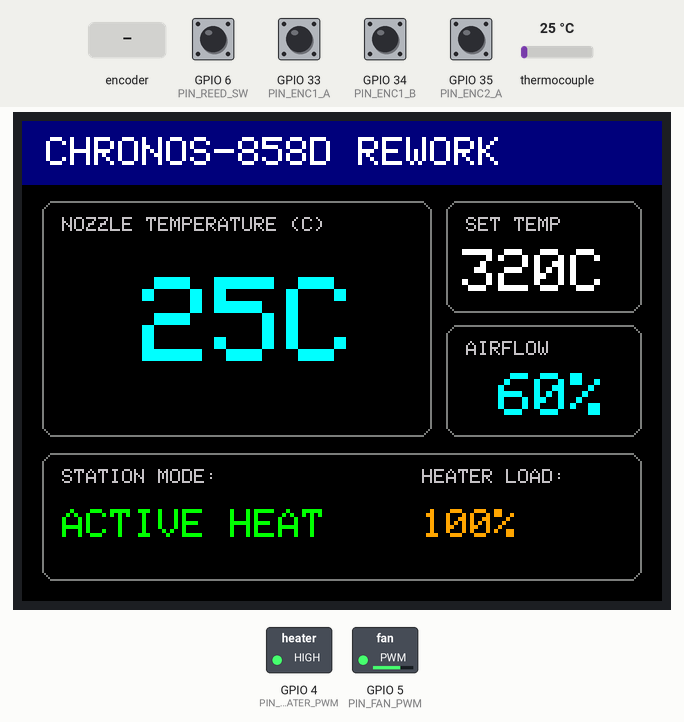
Simulated run of this sketch. Board: ESP32. On the bench: 320×240 colour display, switched loads named in the sketch (green lamp = pin HIGH). Wiring (inferred from the names in the program): MAX6675 thermocouple converter: CS GPIO 10. Inputs (shaded band) come from the test bench; at power-on: GPIO 6 (PIN_REED_SW), GPIO 33 (PIN_ENC1_A), GPIO 34 (PIN_ENC1_B), GPIO 35 (PIN_ENC2_A) HIGH, thermocouple 25 °C. Pins used as bus, display or sensor lines are not drawn.

Above: at 1.4 s.
1.5 s: thermocouple set to 75 °C
At 2.9 s:
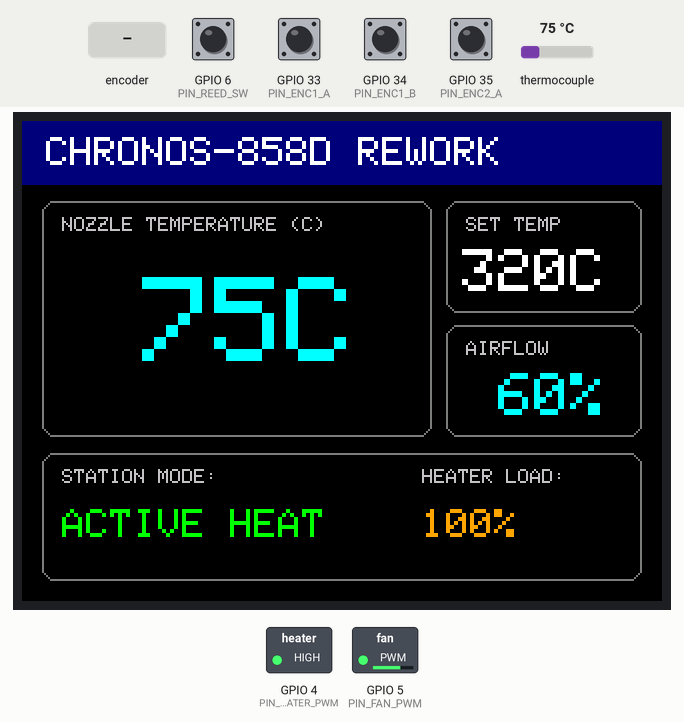
3.2 s: thermocouple set to 84 °C
At 4.6 s:
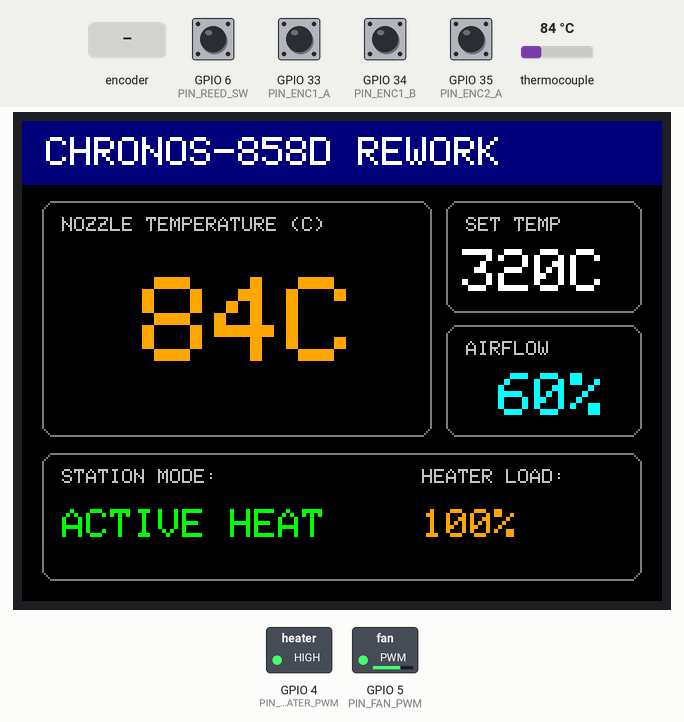
4.9 s: GPIO 6 (PIN_REED_SW) pulled LOW for 1 s
At 5.5 s:
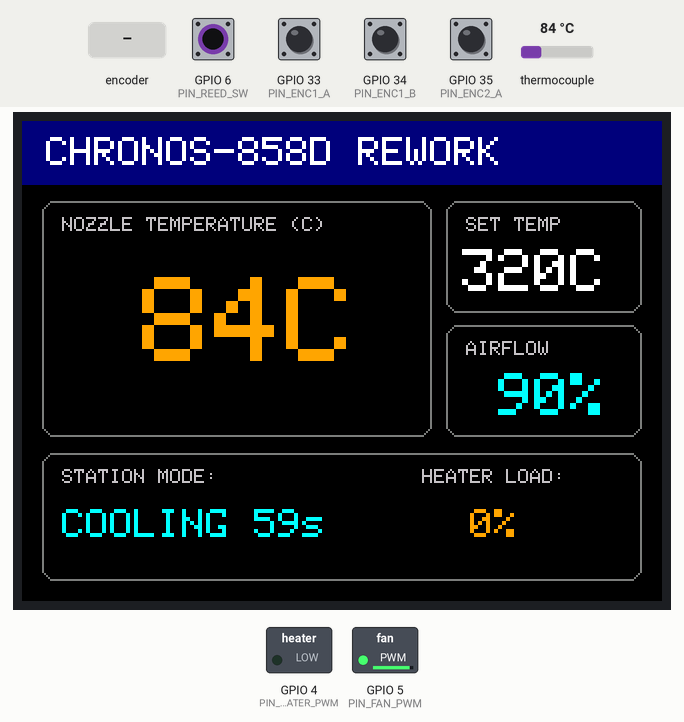
7.6 s: GPIO 6 (PIN_REED_SW) pulled LOW for 3.2 s
At 7.84 s:
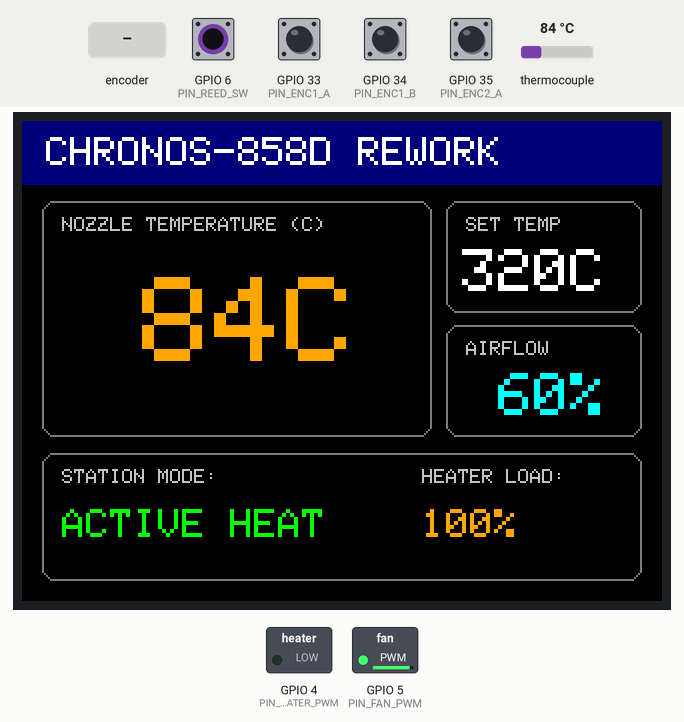
12.5 s: rotary encoder on GPIO 33 (PIN_ENC1_A) / GPIO 34 (PIN_ENC1_B) turned 2 steps (second pin leading)
At 13.7 s:
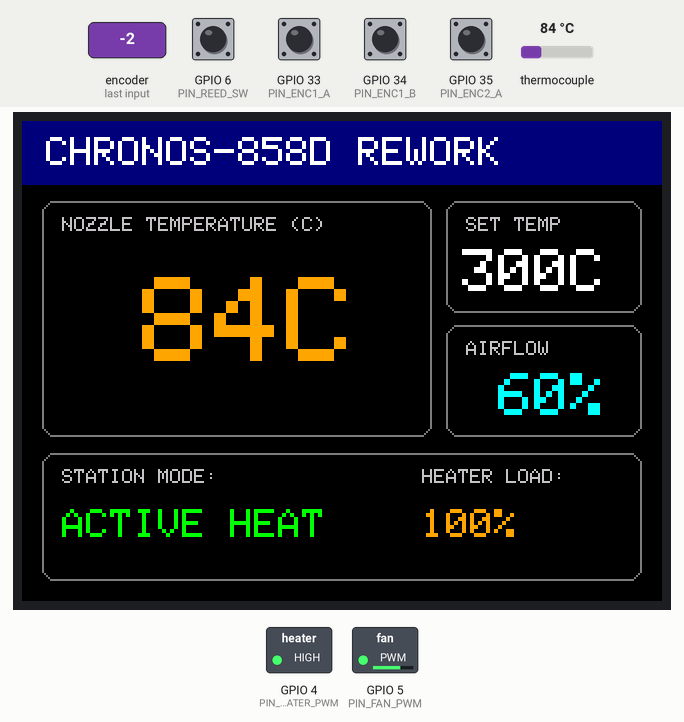
14.4 s: thermocouple set to 294 °C
At 15.04 s:
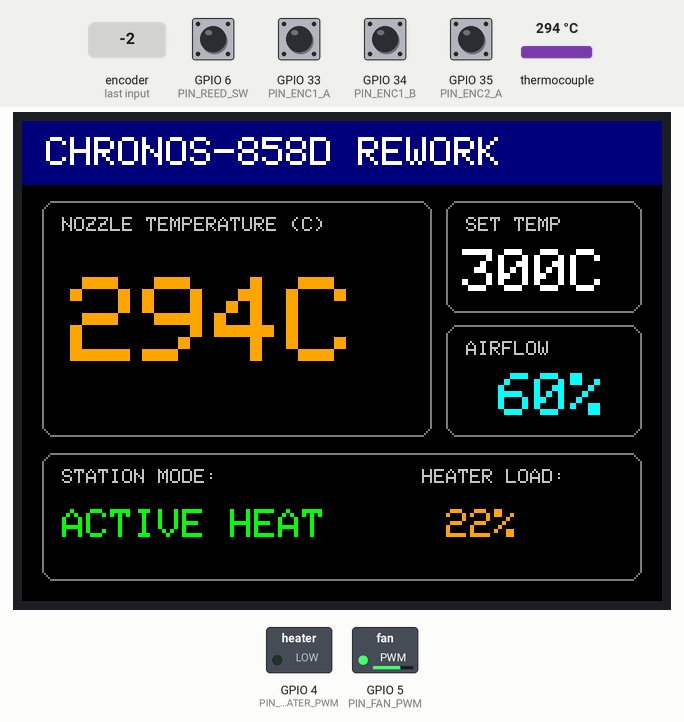
Timing chart, 0 to 17.8 s (numbered marks = the images above; inputs shaded):
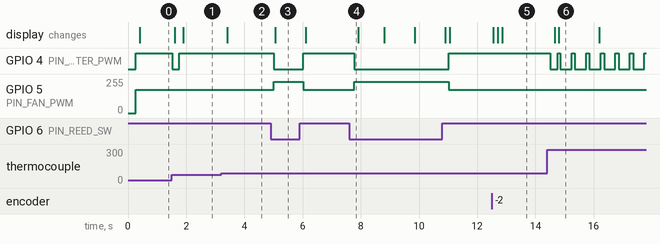

Measured:
- the behaviour switches between 80 and 81 °C on thermocouple (found by bisection; images 1 and 2)
- after the input at 1.5 s, GPIO 4 (PIN_HEATER_PWM): HIGH → LOW at once, → HIGH 0.25 s later; the display: first changes after 0.11 s (image 1 shows a later state)
- after the input at 3.2 s, the display: changes after 0.21 s (image 2)
- after the input at 4.9 s, GPIO 4 (PIN_HEATER_PWM): HIGH → LOW after 0.12 s, → HIGH 1.0 s later; GPIO 5 (PIN_FAN_PWM): 173/255 → 233/255 after 0.12 s, → 173/255 1.0 s later; the display: changes after 0.16 s (image 3)
- after the input at 7.6 s, GPIO 4 (PIN_HEATER_PWM): HIGH → LOW after 0.17 s, → HIGH 3.3 s later; GPIO 5 (PIN_FAN_PWM): 173/255 → 233/255 after 0.17 s, → 173/255 3.3 s later
- after the input at 12.5 s, the display: first changes after 0.06 s (image 5 shows a later state)
- after the input at 14.4 s, GPIO 4 (PIN_HEATER_PWM): HIGH → LOW after 0.12 s, then repeats every 0.48 s: HIGH 0.09 s, LOW 0.39 s; the display: first changes after 0.26 s (image 6 shows a later state)

The sketch:

firmware.ino
```cpp
#include <Arduino.h>
#include <SPI.h>
#include <Adafruit_GFX.h>
#include <Adafruit_ILI9341.h>

#define PIN_HEATER_PWM    4
#define PIN_FAN_PWM       5
#define PIN_REED_SW       6

#define PIN_DISP_DC       8
#define PIN_DISP_CS       9
#define PIN_TC_CS         10
#define PIN_SPI_MOSI      11
#define PIN_SPI_SCK       12
#define PIN_SPI_MISO      13
#define PIN_DISP_RST      18

#define PIN_ENC1_A        33
#define PIN_ENC1_B        34
#define PIN_ENC2_A        35
#define PIN_ENC2_B        36

#define TEMP_MIN_C            100
#define TEMP_MAX_C            480
#define TEMP_OVERHEAT_LIMIT_C 510
#define TEMP_SAFE_SLEEP_C     50
#define TEMP_STEP_C           5

#define FAN_MIN_PCT           25
#define FAN_MAX_PCT           100
#define FAN_COOLDOWN_PCT      90
#define FAN_STEP_PCT          5

#define COOLDOWN_DURATION_MS  60000UL
#define TC_READ_INTERVAL_MS   250UL
#define UI_REFRESH_INTERVAL   150UL
#define PID_WINDOW_MS         500UL

float Kp = 18.0f;
float Ki = 0.45f;
float Kd = 45.0f;

enum StationState {
  STATE_ACTIVE_HEATING = 0,
  STATE_COOLDOWN       = 1,
  STATE_STANDBY_SLEEP  = 2,
  STATE_SENSOR_FAULT   = 3
};

StationState currentState = STATE_STANDBY_SLEEP;
StationState lastDrawnState = (StationState)99;

volatile int targetTempC = 320;
volatile int targetFanPct = 60;

float actualTempC = 25.0f;
bool sensorFault = false;

float pidIntegral = 0.0f;
float prevError = 0.0f;
float heaterDutyWindowMs = 0.0f;
unsigned long windowStartTime = 0;

unsigned long lastTcReadTime = 0;
unsigned long lastUiRefreshTime = 0;
unsigned long cooldownStartTime = 0;
bool cooldownTimerRunning = false;

int lastDrawnActualTemp  = -999;
int lastDrawnTargetTemp  = -999;
int lastDrawnFanPct      = -999;
int lastDrawnCooldownSec = -999;
int lastDrawnHeaterPct   = -999;

volatile uint8_t enc1LastState = 0;
volatile uint8_t enc2LastState = 0;
volatile unsigned long enc1LastUs = 0;
volatile unsigned long enc2LastUs = 0;

Adafruit_ILI9341 tft = Adafruit_ILI9341(&SPI, PIN_DISP_DC, PIN_DISP_CS, PIN_DISP_RST);

#define FAN_PWM_FREQ_HZ  25000
#define FAN_PWM_RES_BITS 8

void initFanPWM() {
#if ESP_ARDUINO_VERSION >= ESP_ARDUINO_VERSION_VAL(3, 0, 0)
  ledcAttach(PIN_FAN_PWM, FAN_PWM_FREQ_HZ, FAN_PWM_RES_BITS);
#else
  ledcSetup(0, FAN_PWM_FREQ_HZ, FAN_PWM_RES_BITS);
  ledcAttachPin(PIN_FAN_PWM, 0);
#endif
}

void setFanSpeedPercent(int pct) {
  pct = constrain(pct, 0, 100);
  uint32_t duty = (pct == 0) ? 0 : map(pct, 1, 100, 55, 255);
#if ESP_ARDUINO_VERSION >= ESP_ARDUINO_VERSION_VAL(3, 0, 0)
  ledcWrite(PIN_FAN_PWM, duty);
#else
  ledcWrite(0, duty);
#endif
}

void IRAM_ATTR isrEncoderTemp() {
  unsigned long nowUs = micros();
  if (nowUs - enc1LastUs < 1500) return;
  uint8_t a = digitalRead(PIN_ENC1_A);
  uint8_t b = digitalRead(PIN_ENC1_B);
  if (a != enc1LastState) {
    if (b != a) {
      targetTempC = min(targetTempC + TEMP_STEP_C, TEMP_MAX_C);
    } else {
      targetTempC = max(targetTempC - TEMP_STEP_C, TEMP_MIN_C);
    }
    enc1LastState = a;
    enc1LastUs = nowUs;
  }
}

void IRAM_ATTR isrEncoderFan() {
  unsigned long nowUs = micros();
  if (nowUs - enc2LastUs < 1500) return;
  uint8_t a = digitalRead(PIN_ENC2_A);
  uint8_t b = digitalRead(PIN_ENC2_B);
  if (a != enc2LastState) {
    if (b != a) {
      targetFanPct = min(targetFanPct + FAN_STEP_PCT, FAN_MAX_PCT);
    } else {
      targetFanPct = max(targetFanPct - FAN_STEP_PCT, FAN_MIN_PCT);
    }
    enc2LastState = a;
    enc2LastUs = nowUs;
  }
}

float readMAX6675HardwareSPI(bool &faultOut) {
  digitalWrite(PIN_DISP_CS, HIGH);
  SPI.beginTransaction(SPISettings(4000000, MSBFIRST, SPI_MODE0));
  digitalWrite(PIN_TC_CS, LOW);
  delayMicroseconds(2);
  uint16_t raw = SPI.transfer16(0x0000);
  digitalWrite(PIN_TC_CS, HIGH);
  SPI.endTransaction();

  if (raw & 0x0004) {
    faultOut = true;
    return NAN;
  }
  faultOut = false;
  raw >>= 3;
  return (float)raw * 0.25f;
}

void updatePID(float setpoint, float input, float dtSec) {
  float error = setpoint - input;

  if (abs(error) < 40.0f) {
    pidIntegral += (Ki * error * dtSec);
    pidIntegral = constrain(pidIntegral, 0.0f, (float)PID_WINDOW_MS * 0.7f);
  } else {
    pidIntegral = 0.0f;
  }

  float derivative = (error - prevError) / dtSec;
  prevError = error;

  float output = (Kp * error) + pidIntegral + (Kd * derivative);
  heaterDutyWindowMs = constrain(output, 0.0f, (float)PID_WINDOW_MS);
}

void runHeaterZeroCrossWindow() {
  if (currentState != STATE_ACTIVE_HEATING || sensorFault) {
    digitalWrite(PIN_HEATER_PWM, LOW);
    heaterDutyWindowMs = 0.0f;
    return;
  }

  unsigned long now = millis();
  if (now - windowStartTime >= PID_WINDOW_MS) {
    windowStartTime += PID_WINDOW_MS;
  }

  if ((now - windowStartTime) < (unsigned long)heaterDutyWindowMs) {
    digitalWrite(PIN_HEATER_PWM, HIGH);
  } else {
    digitalWrite(PIN_HEATER_PWM, LOW);
  }
}

void drawStaticLayout() {
  tft.fillScreen(ILI9341_BLACK);

  tft.fillRect(0, 0, 320, 32, ILI9341_NAVY);
  tft.setTextColor(ILI9341_WHITE);
  tft.setTextSize(2);
  tft.setCursor(12, 8);
  tft.print("CHRONOS-858D REWORK");

  tft.drawRoundRect(10, 40, 195, 118, 6, ILI9341_DARKGREY);
  tft.setTextColor(ILI9341_LIGHTGREY);
  tft.setTextSize(1);
  tft.setCursor(20, 48);
  tft.print("NOZZLE TEMPERATURE (C)");

  tft.drawRoundRect(212, 40, 98, 56, 6, ILI9341_DARKGREY);
  tft.setCursor(222, 48);
  tft.print("SET TEMP");

  tft.drawRoundRect(212, 102, 98, 56, 6, ILI9341_DARKGREY);
  tft.setCursor(222, 110);
  tft.print("AIRFLOW");

  tft.drawRoundRect(10, 166, 300, 64, 6, ILI9341_DARKGREY);
  tft.setCursor(20, 174);
  tft.print("STATION MODE:");
  tft.setCursor(200, 174);
  tft.print("HEATER LOAD:");
}

void updateDisplayUI() {
  int cooldownRemainingSec = 0;
  if (currentState == STATE_COOLDOWN && cooldownTimerRunning) {
    unsigned long elapsed = millis() - cooldownStartTime;
    if (elapsed < COOLDOWN_DURATION_MS) {
      cooldownRemainingSec = (COOLDOWN_DURATION_MS - elapsed) / 1000;
    }
  }

  if (currentState != lastDrawnState ||
      (currentState == STATE_COOLDOWN && cooldownRemainingSec != lastDrawnCooldownSec)) {
    tft.fillRect(18, 188, 175, 34, ILI9341_BLACK);
    tft.setTextSize(2);
    tft.setCursor(20, 194);

    switch (currentState) {
      case STATE_ACTIVE_HEATING:
        tft.setTextColor(ILI9341_GREEN);
        tft.print("ACTIVE HEAT");
        break;
      case STATE_COOLDOWN:
        tft.setTextColor(ILI9341_CYAN);
        tft.print("COOLING ");
        tft.print(cooldownRemainingSec);
        tft.print("s");
        break;
      case STATE_STANDBY_SLEEP:
        tft.setTextColor(ILI9341_YELLOW);
        tft.print("STANDBY");
        break;
      case STATE_SENSOR_FAULT:
        tft.setTextColor(ILI9341_RED);
        tft.print("TC FAULT!");
        break;
    }
    lastDrawnState = currentState;
    lastDrawnCooldownSec = cooldownRemainingSec;
  }

  int dispTemp = sensorFault ? -1 : (int)round(actualTempC);
  if (dispTemp != lastDrawnActualTemp) {
    tft.setTextSize(6);
    if (dispTemp < 0) {
      tft.setTextColor(ILI9341_RED, ILI9341_BLACK);
      tft.setCursor(24, 78);
      tft.print("ERR ");
    } else {
      uint16_t tempColor = (dispTemp > 80) ? ILI9341_ORANGE : ILI9341_CYAN;
      if (currentState == STATE_ACTIVE_HEATING && abs(dispTemp - targetTempC) <= 5) {
        tempColor = ILI9341_GREEN;
      }
      tft.setTextColor(tempColor, ILI9341_BLACK);
      tft.setCursor(24, 78);
      char buf[8];
      snprintf(buf, sizeof(buf), "%3dC", dispTemp);
      tft.print(buf);
    }
    lastDrawnActualTemp = dispTemp;
  }

  int setTempSnapshot = targetTempC;
  if (setTempSnapshot != lastDrawnTargetTemp) {
    tft.setTextSize(3);
    tft.setTextColor(ILI9341_WHITE, ILI9341_BLACK);
    tft.setCursor(220, 64);
    char buf[8];
    snprintf(buf, sizeof(buf), "%3dC", setTempSnapshot);
    tft.print(buf);
    lastDrawnTargetTemp = setTempSnapshot;
  }

  int activeFanDisplay = targetFanPct;
  if (currentState == STATE_COOLDOWN) activeFanDisplay = FAN_COOLDOWN_PCT;
  else if (currentState == STATE_STANDBY_SLEEP) activeFanDisplay = 0;

  if (activeFanDisplay != lastDrawnFanPct) {
    tft.setTextSize(3);
    tft.setTextColor(ILI9341_CYAN, ILI9341_BLACK);
    tft.setCursor(220, 126);
    char buf[8];
    snprintf(buf, sizeof(buf), "%3d%%", activeFanDisplay);
    tft.print(buf);
    lastDrawnFanPct = activeFanDisplay;
  }

  int heaterPct = (int)round((heaterDutyWindowMs / (float)PID_WINDOW_MS) * 100.0f);
  if (currentState != STATE_ACTIVE_HEATING) heaterPct = 0;
  if (heaterPct != lastDrawnHeaterPct) {
    tft.setTextSize(2);
    tft.setTextColor(ILI9341_ORANGE, ILI9341_BLACK);
    tft.setCursor(200, 194);
    char buf[8];
    snprintf(buf, sizeof(buf), "%3d%% ", heaterPct);
    tft.print(buf);
    lastDrawnHeaterPct = heaterPct;
  }
}

void setup() {
  Serial.begin(115200);

  pinMode(PIN_HEATER_PWM, OUTPUT);
  digitalWrite(PIN_HEATER_PWM, LOW);

  pinMode(PIN_REED_SW, INPUT_PULLUP);

  initFanPWM();
  setFanSpeedPercent(0);

  pinMode(PIN_ENC1_A, INPUT_PULLUP);
  pinMode(PIN_ENC1_B, INPUT_PULLUP);
  pinMode(PIN_ENC2_A, INPUT_PULLUP);
  pinMode(PIN_ENC2_B, INPUT_PULLUP);

  enc1LastState = digitalRead(PIN_ENC1_A);
  enc2LastState = digitalRead(PIN_ENC2_A);

  attachInterrupt(digitalPinToInterrupt(PIN_ENC1_A), isrEncoderTemp, CHANGE);
  attachInterrupt(digitalPinToInterrupt(PIN_ENC2_A), isrEncoderFan, CHANGE);

  pinMode(PIN_TC_CS, OUTPUT);
  digitalWrite(PIN_TC_CS, HIGH);
  pinMode(PIN_DISP_CS, OUTPUT);
  digitalWrite(PIN_DISP_CS, HIGH);

  SPI.begin(PIN_SPI_SCK, PIN_SPI_MISO, PIN_SPI_MOSI);

  tft.begin();
  tft.setRotation(1);
  drawStaticLayout();

  windowStartTime = millis();
}

void loop() {
  unsigned long now = millis();

  if (now - lastTcReadTime >= TC_READ_INTERVAL_MS) {
    float dtSec = (now - lastTcReadTime) / 1000.0f;
    lastTcReadTime = now;

    actualTempC = readMAX6675HardwareSPI(sensorFault);

    if (sensorFault || actualTempC >= TEMP_OVERHEAT_LIMIT_C) {
      sensorFault = true;
      currentState = STATE_SENSOR_FAULT;
      digitalWrite(PIN_HEATER_PWM, LOW);
      setFanSpeedPercent(100);
    } else {
      bool gunOnCradle = (digitalRead(PIN_REED_SW) == LOW);

      if (gunOnCradle) {
        digitalWrite(PIN_HEATER_PWM, LOW);
        heaterDutyWindowMs = 0.0f;
        pidIntegral = 0.0f;

        if (currentState == STATE_ACTIVE_HEATING) {
          currentState = STATE_COOLDOWN;
          cooldownStartTime = now;
          cooldownTimerRunning = true;
        } else if (currentState == STATE_STANDBY_SLEEP && actualTempC > TEMP_SAFE_SLEEP_C) {
          currentState = STATE_COOLDOWN;
          cooldownStartTime = now;
          cooldownTimerRunning = true;
        }

        if (currentState == STATE_COOLDOWN) {
          setFanSpeedPercent(FAN_COOLDOWN_PCT);
          bool oneMinuteElapsed = (now - cooldownStartTime >= COOLDOWN_DURATION_MS);
          bool nozzleSafeTemp   = (actualTempC < TEMP_SAFE_SLEEP_C);

          if (oneMinuteElapsed && nozzleSafeTemp) {
            setFanSpeedPercent(0);
            cooldownTimerRunning = false;
            currentState = STATE_STANDBY_SLEEP;
          }
        } else {
          setFanSpeedPercent(0);
        }

      } else {
        currentState = STATE_ACTIVE_HEATING;
        cooldownTimerRunning = false;
        setFanSpeedPercent(targetFanPct);
        updatePID((float)targetTempC, actualTempC, dtSec);
      }
    }
  }

  runHeaterZeroCrossWindow();

  if (now - lastUiRefreshTime >= UI_REFRESH_INTERVAL) {
    lastUiRefreshTime = now;
    updateDisplayUI();
  }
}
```
